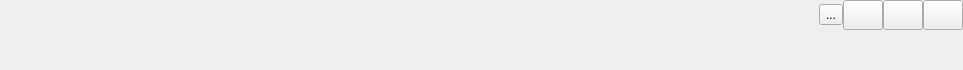
<?xml version="1.0" encoding="UTF-8"?>
<ui version="4.0">
 <class>HTitleBar</class>
 <widget class="QWidget" name="HTitleBar">
  <property name="geometry">
   <rect>
    <x>0</x>
    <y>0</y>
    <width>963</width>
    <height>70</height>
   </rect>
  </property>
  <property name="sizePolicy">
   <sizepolicy hsizetype="Preferred" vsizetype="Preferred">
    <horstretch>0</horstretch>
    <verstretch>0</verstretch>
   </sizepolicy>
  </property>
  <property name="windowTitle">
   <string>Form</string>
  </property>
  <layout class="QHBoxLayout" name="horizontalLayout">
   <property name="spacing">
    <number>0</number>
   </property>
   <property name="leftMargin">
    <number>0</number>
   </property>
   <property name="topMargin">
    <number>0</number>
   </property>
   <property name="rightMargin">
    <number>0</number>
   </property>
   <property name="bottomMargin">
    <number>0</number>
   </property>
   <item>
    <widget class="QWidget" name="widgetTitle" native="true">
     <property name="sizePolicy">
      <sizepolicy hsizetype="Preferred" vsizetype="Fixed">
       <horstretch>0</horstretch>
       <verstretch>0</verstretch>
      </sizepolicy>
     </property>
     <layout class="QHBoxLayout" name="horizontalLayout_2">
      <property name="spacing">
       <number>10</number>
      </property>
      <property name="leftMargin">
       <number>10</number>
      </property>
      <property name="topMargin">
       <number>0</number>
      </property>
      <property name="rightMargin">
       <number>0</number>
      </property>
      <property name="bottomMargin">
       <number>0</number>
      </property>
      <item>
       <widget class="QLabel" name="labIco">
        <property name="text">
         <string/>
        </property>
        <property name="alignment">
         <set>Qt::AlignCenter</set>
        </property>
       </widget>
      </item>
      <item>
       <widget class="QLabel" name="labTitle">
        <property name="styleSheet">
         <string notr="true"/>
        </property>
        <property name="text">
         <string/>
        </property>
        <property name="alignment">
         <set>Qt::AlignLeading|Qt::AlignLeft|Qt::AlignVCenter</set>
        </property>
       </widget>
      </item>
      <item>
       <widget class="QWidget" name="widgetTop" native="true">
        <layout class="QHBoxLayout" name="horizontalLayout_3">
         <property name="spacing">
          <number>0</number>
         </property>
         <property name="leftMargin">
          <number>0</number>
         </property>
         <property name="topMargin">
          <number>0</number>
         </property>
         <property name="rightMargin">
          <number>0</number>
         </property>
         <property name="bottomMargin">
          <number>0</number>
         </property>
        </layout>
       </widget>
      </item>
      <item>
       <spacer name="horizontalSpacer">
        <property name="orientation">
         <enum>Qt::Horizontal</enum>
        </property>
        <property name="sizeHint" stdset="0">
         <size>
          <width>40</width>
          <height>20</height>
         </size>
        </property>
       </spacer>
      </item>
      <item>
       <widget class="QWidget" name="widgetMenu" native="true">
        <layout class="QGridLayout" name="gridLayout_2">
         <property name="leftMargin">
          <number>0</number>
         </property>
         <property name="topMargin">
          <number>0</number>
         </property>
         <property name="rightMargin">
          <number>0</number>
         </property>
         <property name="bottomMargin">
          <number>0</number>
         </property>
         <property name="spacing">
          <number>0</number>
         </property>
         <item row="1" column="1" colspan="3">
          <spacer name="verticalSpacer">
           <property name="orientation">
            <enum>Qt::Vertical</enum>
           </property>
           <property name="sizeHint" stdset="0">
            <size>
             <width>20</width>
             <height>40</height>
            </size>
           </property>
          </spacer>
         </item>
         <item row="0" column="1">
          <widget class="QPushButton" name="btnMenu_Min">
           <property name="sizePolicy">
            <sizepolicy hsizetype="Minimum" vsizetype="Expanding">
             <horstretch>0</horstretch>
             <verstretch>0</verstretch>
            </sizepolicy>
           </property>
           <property name="minimumSize">
            <size>
             <width>30</width>
             <height>30</height>
            </size>
           </property>
           <property name="cursor">
            <cursorShape>ArrowCursor</cursorShape>
           </property>
           <property name="focusPolicy">
            <enum>Qt::NoFocus</enum>
           </property>
           <property name="toolTip">
            <string>最小化</string>
           </property>
           <property name="text">
            <string/>
           </property>
          </widget>
         </item>
         <item row="0" column="3">
          <widget class="QPushButton" name="btnMenu_Close">
           <property name="sizePolicy">
            <sizepolicy hsizetype="Minimum" vsizetype="Expanding">
             <horstretch>0</horstretch>
             <verstretch>0</verstretch>
            </sizepolicy>
           </property>
           <property name="minimumSize">
            <size>
             <width>30</width>
             <height>30</height>
            </size>
           </property>
           <property name="cursor">
            <cursorShape>ArrowCursor</cursorShape>
           </property>
           <property name="focusPolicy">
            <enum>Qt::NoFocus</enum>
           </property>
           <property name="toolTip">
            <string>关闭</string>
           </property>
           <property name="text">
            <string/>
           </property>
          </widget>
         </item>
         <item row="0" column="2">
          <widget class="QPushButton" name="btnMenu_Max">
           <property name="sizePolicy">
            <sizepolicy hsizetype="Minimum" vsizetype="Expanding">
             <horstretch>0</horstretch>
             <verstretch>0</verstretch>
            </sizepolicy>
           </property>
           <property name="minimumSize">
            <size>
             <width>30</width>
             <height>30</height>
            </size>
           </property>
           <property name="focusPolicy">
            <enum>Qt::NoFocus</enum>
           </property>
           <property name="text">
            <string/>
           </property>
          </widget>
         </item>
         <item row="0" column="0">
          <widget class="QToolButton" name="btnMenu">
           <property name="text">
            <string>...</string>
           </property>
          </widget>
         </item>
        </layout>
       </widget>
      </item>
     </layout>
    </widget>
   </item>
  </layout>
 </widget>
 <resources>
  <include location="../../../../../../admin/Desktop/test/QUI-master/demo/demo.qrc"/>
 </resources>
 <connections/>
</ui>
